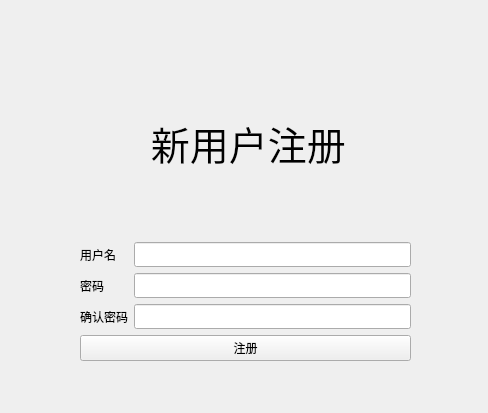
<?xml version="1.0" encoding="UTF-8"?>
<ui version="4.0">
 <class>sign_up</class>
 <widget class="QWidget" name="sign_up">
  <property name="geometry">
   <rect>
    <x>0</x>
    <y>0</y>
    <width>488</width>
    <height>413</height>
   </rect>
  </property>
  <property name="windowTitle">
   <string>Form</string>
  </property>
  <widget class="QWidget" name="verticalLayoutWidget">
   <property name="geometry">
    <rect>
     <x>80</x>
     <y>50</y>
     <width>331</width>
     <height>311</height>
    </rect>
   </property>
   <property name="font">
    <font>
     <family>思源黑体 CN Normal</family>
    </font>
   </property>
   <layout class="QVBoxLayout" name="verticalLayout">
    <item>
     <widget class="QLabel" name="label_4">
      <property name="font">
       <font>
        <family>思源黑体 CN Normal</family>
        <pointsize>29</pointsize>
       </font>
      </property>
      <property name="text">
       <string>       新用户注册</string>
      </property>
     </widget>
    </item>
    <item>
     <layout class="QGridLayout" name="gridLayout">
      <item row="1" column="0">
       <widget class="QLabel" name="label_2">
        <property name="font">
         <font>
          <family>思源黑体 CN Normal</family>
         </font>
        </property>
        <property name="text">
         <string>密码</string>
        </property>
       </widget>
      </item>
      <item row="2" column="0">
       <widget class="QLabel" name="label_3">
        <property name="font">
         <font>
          <family>思源黑体 CN Normal</family>
         </font>
        </property>
        <property name="text">
         <string>确认密码</string>
        </property>
       </widget>
      </item>
      <item row="0" column="0">
       <widget class="QLabel" name="label">
        <property name="font">
         <font>
          <family>思源黑体 CN Normal</family>
         </font>
        </property>
        <property name="text">
         <string>用户名</string>
        </property>
       </widget>
      </item>
      <item row="0" column="1">
       <widget class="QLineEdit" name="lineEdit">
        <property name="font">
         <font>
          <family>思源黑体 CN Normal</family>
         </font>
        </property>
       </widget>
      </item>
      <item row="1" column="1">
       <widget class="QLineEdit" name="lineEdit_2">
        <property name="font">
         <font>
          <family>思源黑体 CN Normal</family>
         </font>
        </property>
       </widget>
      </item>
      <item row="2" column="1">
       <widget class="QLineEdit" name="lineEdit_3">
        <property name="font">
         <font>
          <family>思源黑体 CN Normal</family>
         </font>
        </property>
       </widget>
      </item>
     </layout>
    </item>
    <item>
     <widget class="QPushButton" name="pushButton">
      <property name="font">
       <font>
        <family>思源黑体 CN Normal</family>
       </font>
      </property>
      <property name="text">
       <string>注册</string>
      </property>
     </widget>
    </item>
   </layout>
  </widget>
 </widget>
 <resources/>
 <connections/>
</ui>
